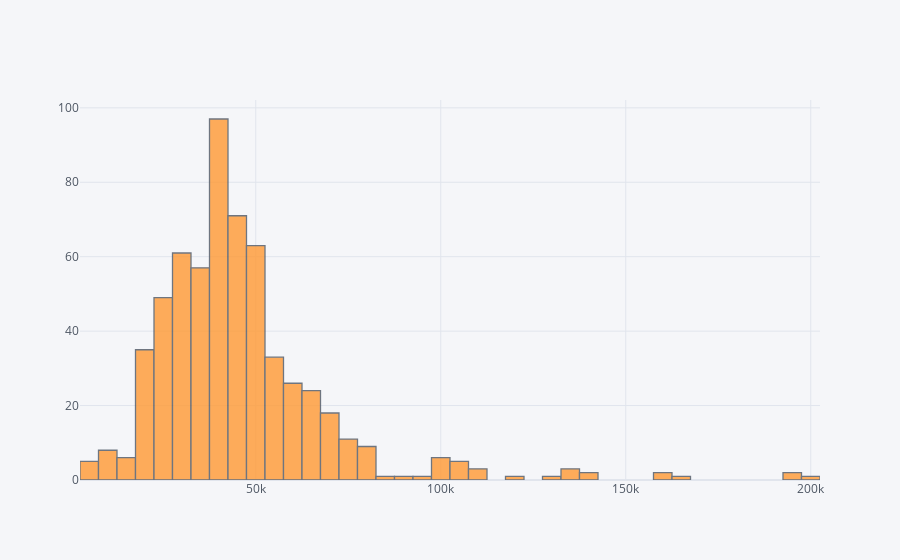

The notebook cell this image was saved under:
### Code cell
df['Pay rate EUR'].iplot('hist')

### Figure 1 — Plotly figure (JSON) as saved in the notebook; plotly's stock layout.template omitted (floating-point values rounded to 4 significant figures; data arrays with more than 128 entries replaced by an {"elided": "..."} marker saying what was removed)
{"data": [{"histfunc": "count", "histnorm": "", "marker": {"color": "rgba(255, 153, 51, 1.0)", "line": {"color": "#4D5663", "width": 1.3}}, "name": "Pay rate EUR", "opacity": 0.8, "orientation": "v", "type": "histogram", "x": {"elided": "603 float values"}}], "layout": {"barmode": "overlay", "legend": {"bgcolor": "#F5F6F9", "font": {"color": "#4D5663"}}, "paper_bgcolor": "#F5F6F9", "plot_bgcolor": "#F5F6F9", "title": {"font": {"color": "#4D5663"}}, "xaxis": {"gridcolor": "#E1E5ED", "showgrid": true, "tickfont": {"color": "#4D5663"}, "title": {"font": {"color": "#4D5663"}, "text": ""}, "zerolinecolor": "#E1E5ED"}, "yaxis": {"gridcolor": "#E1E5ED", "showgrid": true, "tickfont": {"color": "#4D5663"}, "title": {"font": {"color": "#4D5663"}, "text": ""}, "zerolinecolor": "#E1E5ED"}}}
